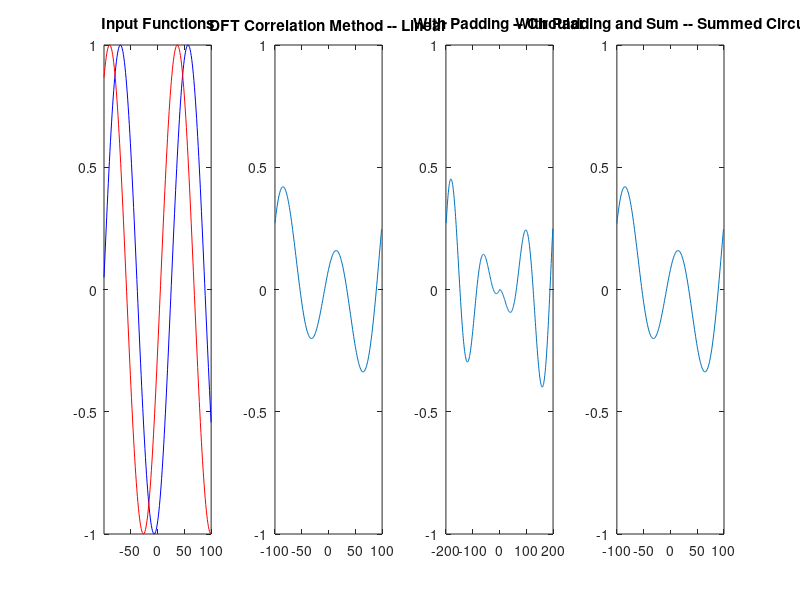

Recreate this plot in MATLAB.
%Problem 3
% Write a program to linearly correlate two time sequences using the DFT.
% Perform the circular computation and then repeat with correct zero
% supplementation. Comment on the differences between the output sequences
% obtained.

clear all; close all;

N = 200;
% sin-shaped signal -- slowly varying
x(1:N) = sin((1:N)/20);
x_f = fft(fftshift(x));
y(1:N) = sin(((1:N)+20) / 20);
y_f = fft(fftshift(y));

% Correlation without Padding
% Do the multiplication in frequency space
psi_f = x_f .* conj(y_f);
psi_1 = (ifft(psi_f))/N;

% Correlation with Zero Padding
% Pad arrays to size N >= N_1 + N_2 - 1
pad_size = size(x,2) + size(y,2) - 1;
x_padded = zeros(1,pad_size); x_padded(size(x,2):end) = x(1:end); 
y_padded = zeros(1,pad_size); y_padded(1:size(y,2)) = y(1:end);
x_padded_f = fft(fftshift(x_padded));
y_padded_f = fft(fftshift(y_padded));

y_save = x_padded_f .* conj(y_padded_f);
y_save = ifftshift(ifft(y_save));

psi_2 = y_save / N;
psi_2_sum = (y_save(1:N) + y_save(N:end)) / N;


h = figure
subplot(1,4,1)
plot(-floor(N/2)+1:floor(N/2),x,'b');
title('Input Functions');
axis([-floor(N/2)+1 floor(N/2) -1 1]);
hold on;
plot(-floor(N/2)+1:floor(N/2),y,'r');
subplot(1,4,2)
plot(-N/2:N/2-1,psi_1);
title('DFT Correlation Method -- Linear');
axis([-N/2 N/2 -1 1])
subplot(1,4,3)
plot(-N+1:N-1,psi_2); hold on;
title('With Padding -- Circular')
axis([-N N -1 1])
subplot(1,4,4)
plot(-N/2:N/2-1,psi_2_sum);
title('With Padding and Sum -- Summed Circular')
axis([-N/2 N/2 -1 1])